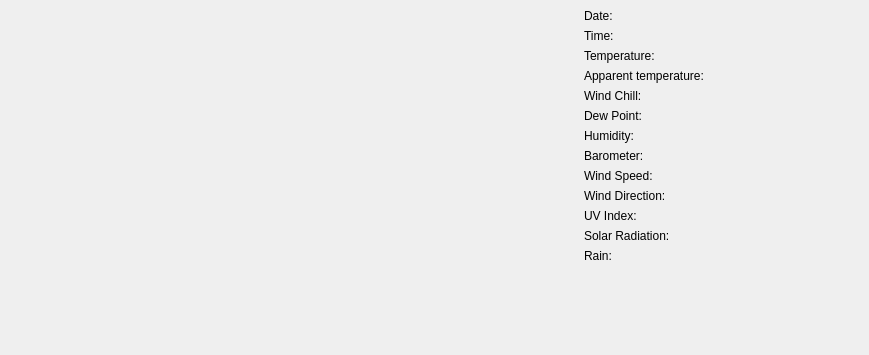
<?xml version="1.0" encoding="UTF-8"?>
<ui version="4.0">
 <class>WeatherImageWindow</class>
 <widget class="QWidget" name="WeatherImageWindow">
  <property name="geometry">
   <rect>
    <x>0</x>
    <y>0</y>
    <width>869</width>
    <height>355</height>
   </rect>
  </property>
  <property name="sizePolicy">
   <sizepolicy hsizetype="Preferred" vsizetype="Preferred">
    <horstretch>0</horstretch>
    <verstretch>0</verstretch>
   </sizepolicy>
  </property>
  <property name="windowTitle">
   <string>Image</string>
  </property>
  <property name="windowIcon">
   <iconset resource="resources.qrc">
    <normaloff>:/icons/image</normaloff>:/icons/image</iconset>
  </property>
  <layout class="QGridLayout" name="gridLayout">
   <property name="sizeConstraint">
    <enum>QLayout::SetDefaultConstraint</enum>
   </property>
   <property name="leftMargin">
    <number>0</number>
   </property>
   <property name="topMargin">
    <number>0</number>
   </property>
   <property name="rightMargin">
    <number>0</number>
   </property>
   <property name="bottomMargin">
    <number>0</number>
   </property>
   <item row="0" column="0">
    <layout class="QHBoxLayout" name="horizontalLayout">
     <item>
      <widget class="ImageWidget" name="image" native="true">
       <property name="sizePolicy">
        <sizepolicy hsizetype="Expanding" vsizetype="Expanding">
         <horstretch>0</horstretch>
         <verstretch>0</verstretch>
        </sizepolicy>
       </property>
      </widget>
     </item>
     <item>
      <widget class="QWidget" name="widget_2" native="true">
       <property name="sizePolicy">
        <sizepolicy hsizetype="Preferred" vsizetype="Preferred">
         <horstretch>0</horstretch>
         <verstretch>0</verstretch>
        </sizepolicy>
       </property>
       <property name="minimumSize">
        <size>
         <width>250</width>
         <height>0</height>
        </size>
       </property>
       <layout class="QGridLayout" name="gridLayout_3">
        <property name="leftMargin">
         <number>9</number>
        </property>
        <property name="topMargin">
         <number>9</number>
        </property>
        <property name="rightMargin">
         <number>9</number>
        </property>
        <property name="bottomMargin">
         <number>9</number>
        </property>
        <item row="0" column="0">
         <layout class="QGridLayout" name="gridLayout_2">
          <property name="sizeConstraint">
           <enum>QLayout::SetDefaultConstraint</enum>
          </property>
          <item row="1" column="0">
           <widget class="QLabel" name="label">
            <property name="text">
             <string>Time:</string>
            </property>
           </widget>
          </item>
          <item row="1" column="1">
           <widget class="QLabel" name="time">
            <property name="text">
             <string/>
            </property>
           </widget>
          </item>
          <item row="9" column="0">
           <widget class="QLabel" name="label_17">
            <property name="text">
             <string>Wind Direction:</string>
            </property>
           </widget>
          </item>
          <item row="2" column="0">
           <widget class="QLabel" name="label_3">
            <property name="text">
             <string>Temperature:</string>
            </property>
           </widget>
          </item>
          <item row="10" column="0">
           <widget class="QLabel" name="label_19">
            <property name="text">
             <string>UV Index:</string>
            </property>
           </widget>
          </item>
          <item row="12" column="0">
           <widget class="QLabel" name="label_23">
            <property name="text">
             <string>Rain:</string>
            </property>
           </widget>
          </item>
          <item row="11" column="0">
           <widget class="QLabel" name="label_21">
            <property name="text">
             <string>Solar Radiation:</string>
            </property>
           </widget>
          </item>
          <item row="3" column="0">
           <widget class="QLabel" name="label_5">
            <property name="text">
             <string>Apparent temperature:</string>
            </property>
           </widget>
          </item>
          <item row="5" column="0">
           <widget class="QLabel" name="label_9">
            <property name="text">
             <string>Dew Point:</string>
            </property>
           </widget>
          </item>
          <item row="4" column="0">
           <widget class="QLabel" name="label_7">
            <property name="text">
             <string>Wind Chill:</string>
            </property>
           </widget>
          </item>
          <item row="13" column="0">
           <spacer name="verticalSpacer">
            <property name="orientation">
             <enum>Qt::Vertical</enum>
            </property>
            <property name="sizeHint" stdset="0">
             <size>
              <width>20</width>
              <height>40</height>
             </size>
            </property>
           </spacer>
          </item>
          <item row="8" column="0">
           <widget class="QLabel" name="label_15">
            <property name="text">
             <string>Wind Speed:</string>
            </property>
           </widget>
          </item>
          <item row="6" column="0">
           <widget class="QLabel" name="label_11">
            <property name="text">
             <string>Humidity:</string>
            </property>
           </widget>
          </item>
          <item row="7" column="0">
           <widget class="QLabel" name="label_13">
            <property name="text">
             <string>Barometer:</string>
            </property>
           </widget>
          </item>
          <item row="0" column="0">
           <widget class="QLabel" name="label_2">
            <property name="text">
             <string>Date:</string>
            </property>
           </widget>
          </item>
          <item row="0" column="1">
           <widget class="QLabel" name="date">
            <property name="text">
             <string/>
            </property>
           </widget>
          </item>
          <item row="2" column="1">
           <widget class="WeatherValueWidget" name="temperature" native="true"/>
          </item>
          <item row="3" column="1">
           <widget class="WeatherValueWidget" name="apparentTemperature" native="true"/>
          </item>
          <item row="4" column="1">
           <widget class="WeatherValueWidget" name="windChill" native="true"/>
          </item>
          <item row="5" column="1">
           <widget class="WeatherValueWidget" name="dewPoint" native="true"/>
          </item>
          <item row="6" column="1">
           <widget class="WeatherValueWidget" name="humidity" native="true"/>
          </item>
          <item row="7" column="1">
           <widget class="WeatherValueWidget" name="barometer" native="true"/>
          </item>
          <item row="8" column="1">
           <widget class="WeatherValueWidget" name="windSpeed" native="true"/>
          </item>
          <item row="9" column="1">
           <widget class="WeatherValueWidget" name="windDirection" native="true"/>
          </item>
          <item row="10" column="1">
           <widget class="WeatherValueWidget" name="uvIndex" native="true"/>
          </item>
          <item row="11" column="1">
           <widget class="WeatherValueWidget" name="solarRadiation" native="true"/>
          </item>
          <item row="12" column="1">
           <widget class="WeatherValueWidget" name="rain" native="true"/>
          </item>
          <item row="13" column="1">
           <spacer name="horizontalSpacer">
            <property name="orientation">
             <enum>Qt::Horizontal</enum>
            </property>
            <property name="sizeType">
             <enum>QSizePolicy::Preferred</enum>
            </property>
            <property name="sizeHint" stdset="0">
             <size>
              <width>150</width>
              <height>20</height>
             </size>
            </property>
           </spacer>
          </item>
         </layout>
        </item>
        <item row="1" column="0">
         <widget class="QLabel" name="message">
          <property name="text">
           <string/>
          </property>
          <property name="alignment">
           <set>Qt::AlignBottom|Qt::AlignRight|Qt::AlignTrailing</set>
          </property>
         </widget>
        </item>
       </layout>
      </widget>
     </item>
    </layout>
   </item>
  </layout>
 </widget>
 <customwidgets>
  <customwidget>
   <class>ImageWidget</class>
   <extends>QWidget</extends>
   <header>imagewidget.h</header>
   <container>1</container>
  </customwidget>
  <customwidget>
   <class>WeatherValueWidget</class>
   <extends>QWidget</extends>
   <header>dash_widgets/weathervaluewidget.h</header>
   <container>1</container>
  </customwidget>
 </customwidgets>
 <resources>
  <include location="resources.qrc"/>
 </resources>
 <connections/>
</ui>
